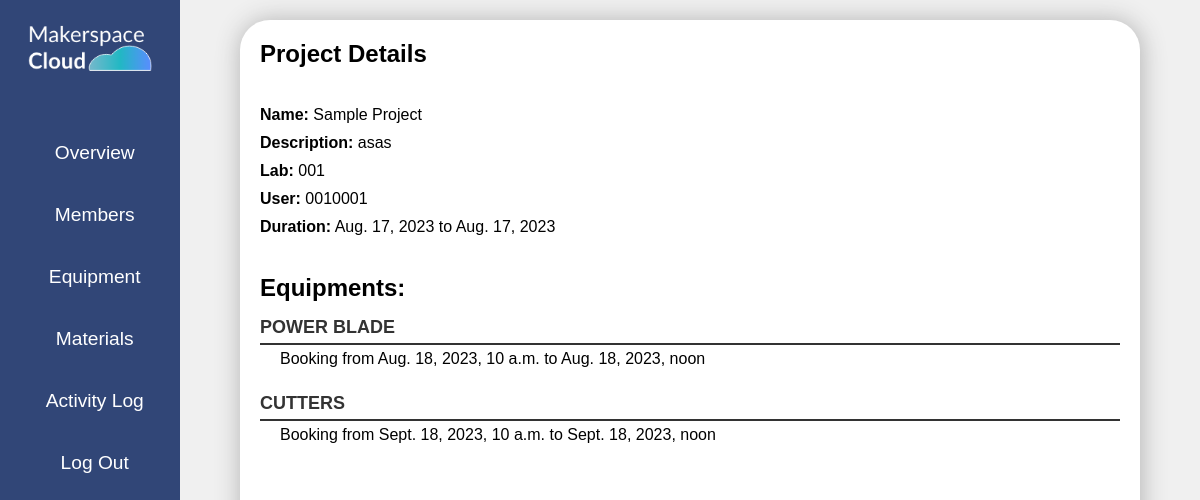
Page /a_confirmed_project_detail/62/ (signed in) on the committed database.
### equ/models.py (models this page shows, shortened)
class Confirmed_Project(models.Model):
    name = models.CharField(max_length=100)
    description = models.TextField(max_length=400)
    lab = models.ForeignKey('Lab', on_delete=models.CASCADE, related_name='confirmed_projects')
    user = models.ForeignKey(User, on_delete=models.CASCADE)
    start_date = models.DateField(default=timezone.now)
    end_date = models.DateField(default=timezone.now)

class Lab(models.Model):
    organisation = models.ForeignKey(Organisation,on_delete=models.CASCADE, null=True)
    name = models.CharField(max_length=100)
    lab_admin = models.ForeignKey(
        User,
        limit_choices_to={'groups__name': 'admin'},
        null=True,  # Set the default value to None
        on_delete=models.CASCADE,
        related_name='lab_admin_of'
    )
    def __str__(self):
        return self.name

class Confirmed_Booking(models.Model):
    equipment = models.ForeignKey(Equipment, on_delete=models.CASCADE)
    start_time = models.DateTimeField(default=timezone.now)
    end_time = models.DateTimeField(default=timezone.now)
    project = models.ForeignKey(Confirmed_Project, on_delete=models.CASCADE, null=True, blank=True,default=None)

class Equipment(models.Model):
    CONDITION_CHOICES = [
        ('Excellent', 'Excellent'),
        ('Good', 'Good'),
        ('Poor', 'Poor'),
        ('Bad', 'Bad'),
    ]
    name = models.CharField(max_length=100)
    lab = models.ForeignKey('Lab', on_delete=models.CASCADE, related_name='equipments')
    condition = models.CharField(max_length=20, choices=CONDITION_CHOICES, default='Good')
    def __str__(self):
        return self.name

### equ/views.py (the view)
# urls.py: path('a_confirmed_project_detail/<int:pk>/', views.a_confirmed_project_detail, name='a_confirmed_project_detail'),
@login_required
@admin_required
def a_confirmed_project_detail(request, pk):
    project = get_object_or_404(Confirmed_Project, pk=pk)
    bookings = Confirmed_Booking.objects.filter(project=project)
    context = {
        'project': project,
        'bookings': bookings
    }
    return render(request, 'equ/a_confirmed_project_detail.html', context)

### equ/views.py (called while the page is built)
def admin_required(function):
    decorator = user_passes_test(lambda user: user.groups.filter(name='admin').exists())
    return decorator(function)

### equ/templates/equ/a_confirmed_project_detail.html
{% extends "equ/a_base.html" %}
{% block content %}
  <div class="project-details">
    <h1>Project Details</h1>
    <br>
    <div class="project-info">
      <p><strong>Name:</strong> {{ project.name }}</p>
      <p><strong>Description:</strong> {{ project.description }}</p>
      <p><strong>Lab:</strong> {{ project.lab }}</p>
      <p><strong>User:</strong> {{ project.user }}</p>
      <p><strong>Duration:</strong> {{ project.start_date }} to {{ project.end_date }}</p>
    </div>
    <br>
    <h2>Equipments:</h2>
    <div class="equipment-list">
      {% for booking in bookings %}
      <div class="booking">
        <p class="equipment-name">{{ booking.equipment }}</p>
        <p class="booking-details">
          Booking from {{ booking.start_time }} to {{ booking.end_time }}
        </p>
      </div>
      {% endfor %}
    </div>
  </div>
{% endblock content %}

### static/css/style.css (style rules this page uses)
:root { --primary:#314677; --secondary:rgb(97, 97, 131); }
* { box-sizing: border-box; margin: 0; padding: 0; font-family: Arial, Helvetica, sans-serif; }
.project-details h1 { font-size: 24px; margin-bottom: 20px; }
.project-info { margin-bottom: 20px; }
.project-info p { margin-bottom: 10px; }
.equipment-list { margin-bottom: 20px; }
.booking { margin-bottom: 10px; margin-right: 40px; }
.equipment-name { font-weight: bold; margin-bottom: 5px; font-size: 18px; color: #333; text-transform: uppercase; border-bottom: 1px solid #333; padding-bottom: 5px; }
.booking-details { padding-bottom: 10px; margin-right: 40px; }
.project-details { width: 100%; height: 100%; }
.booking { margin: 15px 0; }
.equipment-name { font-weight: bold; margin-bottom: 5px; font-size: 18px; color: #333; text-transform: uppercase; border-bottom: 2px solid #333; padding-bottom: 5px; }
.booking-details { margin-left: 20px; }

### rows in the picture
Confirmed_Project: name "Sample Project", description "asas", lab "001", user "0010001", start_date "Aug. 17, 2023", end_date "Aug. 17, 2023"
Confirmed_Booking: equipment "POWER BLADE", start_time "Aug. 18, 2023, 10 a.m.", end_time "Aug. 18, 2023, noon"
Confirmed_Booking: equipment "CUTTERS", start_time "Sept. 18, 2023, 10 a.m.", end_time "Sept. 18, 2023, noon"
